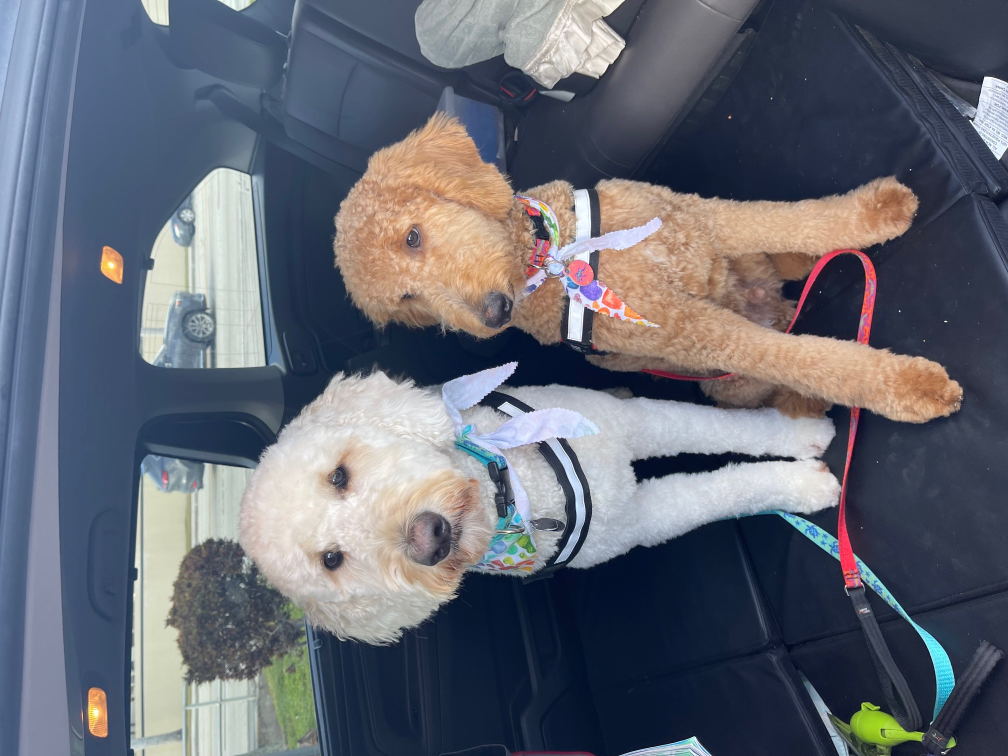
#> input picture images/photo_8.jpg, 2016 x 1512 px, found by its file name (shown at 1/2 size)
$ python photo_format_test.py
#> lines starting #> are read from the running program, lines starting #| are printed output that depends on the picture
import tkinter as tk
from PIL import Image, ImageTk, ExifTags
import os

if __name__ == "__main__":

    photo = Image.open("Photo_8.jpg")
#> photo is the input picture: PIL image 2016x1512 RGB; mean R, G, B 100, 103.9, 115

    try:
        for orientation in ExifTags.TAGS.keys():
            if ExifTags.TAGS[orientation] == 'Orientation':
                break
        exif = photo._getexif()
#> exif = 13 items
        if exif is not None:
            orientation = exif.get(orientation,1)
#> orientation = 6
            if orientation == 3:
                photo = photo.rotate(180, expand=True)
            elif orientation == 6:
                photo = photo.rotate(270, expand=True)
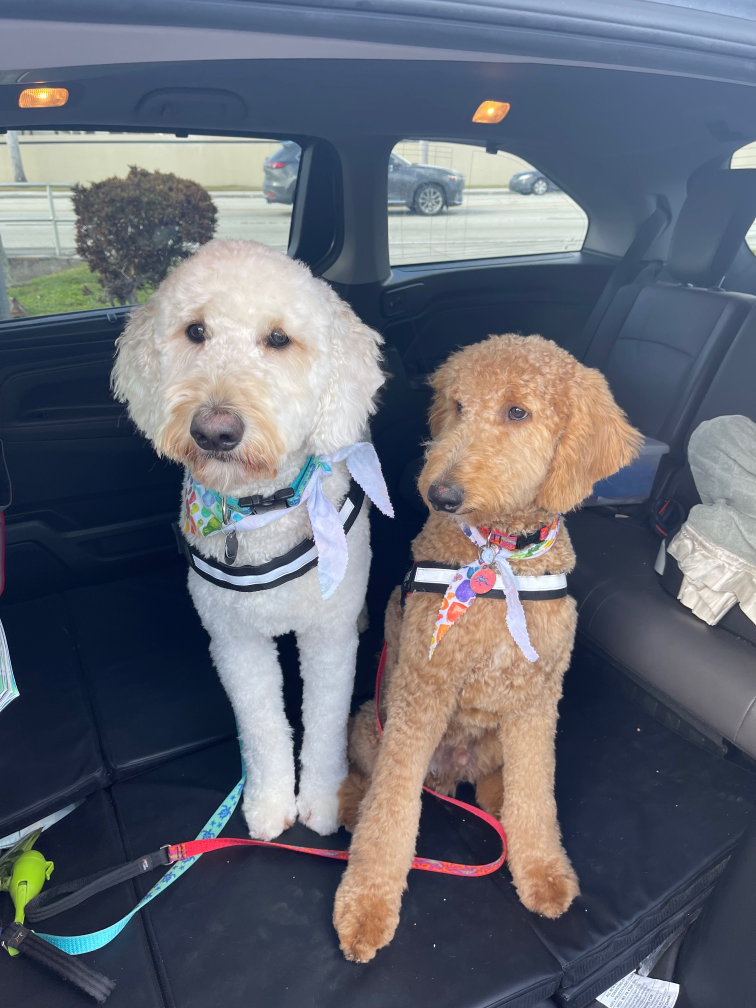
#> photo: PIL image 1512x2016 RGB (shown at 1/2 size); mean R, G, B 100, 103.9, 115
            elif orientation == 8:
                photo = photo.rotate(90, expand=True)
    except (AttributeError, KeyError, IndexError):
        pass

    scaling = 75
    if scaling != 100:
        w, h = photo.size
#> w = 1512; h = 2016
        w, h = (int)(w*scaling/100), (int)(h*scaling/100)
#> w = 1134; h = 1512
        photo = photo.resize((w,h),resample=Image.NEAREST)
#> photo: PIL image 1134x1512 RGB

    left = 55
    top = 350
    right = left+1024
    bottom = top+600

    photo = photo.crop((left,top,right,bottom))
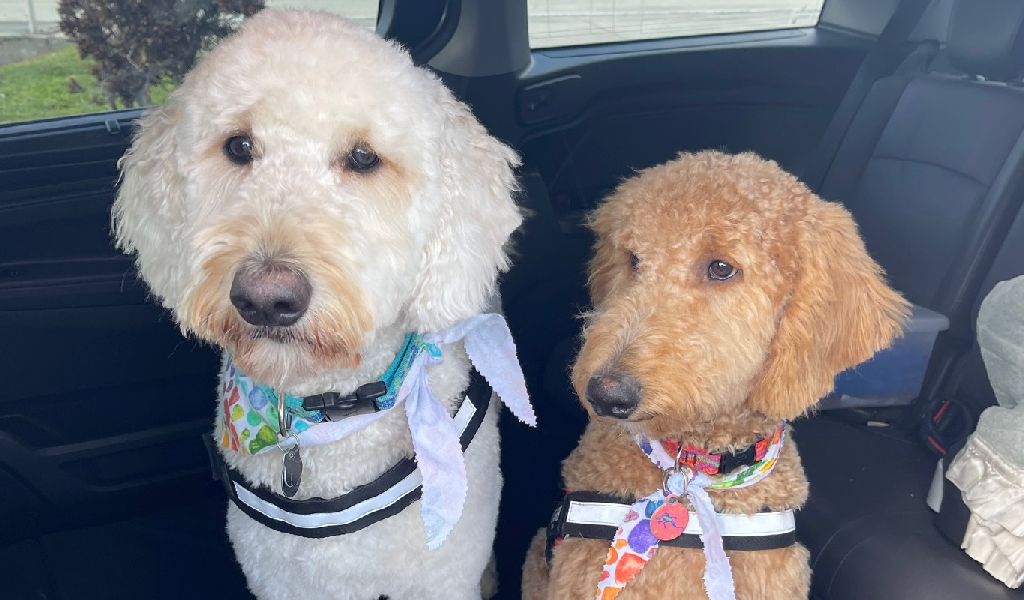
#> photo: PIL image 1024x600 RGB; mean R, G, B 116.4, 117, 123.7
    photo.save("photo_test.jpg")

def suppress_auto_rotate(photo):

    try:
        for orientation in ExifTags.TAGS.keys():
            print(ExifTags.TAGS[orientation])
            if ExifTags.TAGS[orientation] == 'Orientation':
                break
        exif = photo._getexif()
        print(exif)
        if exif is not None:
            orientation = exif.get(orientation,1)
            if orientation == 3:
                photo = photo.rotate(180, expand=True)
            elif orientation == 6:
                photo = photo.rotate(270, expand=True)
            elif orientation == 8:
                photo = photo.rotate(90, expand=True)
    except (AttributeError, KeyError, IndexError):
        pass

    return photo

$ run again, with images/photo_1.jpg copied over images/photo_8.jpg
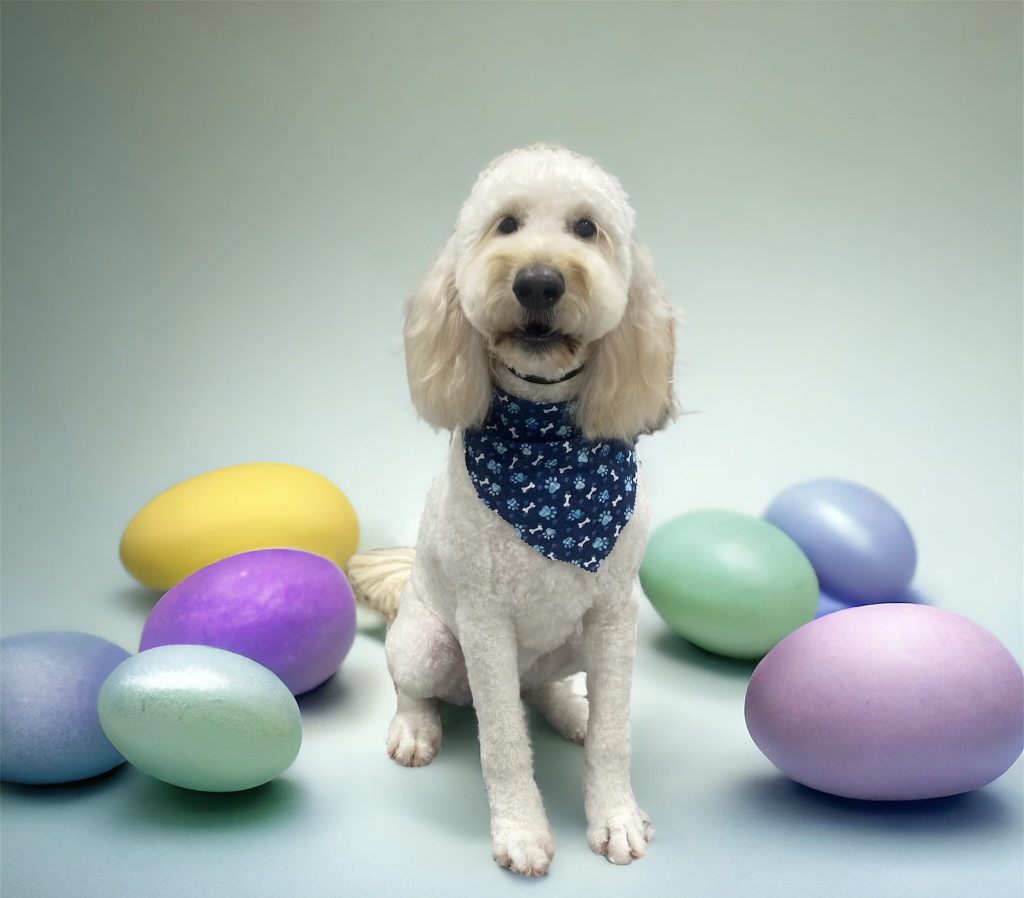
#> input picture images/photo_1.jpg, 2048 x 1796 px, found by its file name (shown at 1/2 size)
#> photo is the input picture: PIL image 2048x1796 RGB; mean R, G, B 165.9, 175.1, 171.3
#> exif = 23 items
#> orientation = 1
#> `photo = photo.crop((left,top,right,bottom))`:
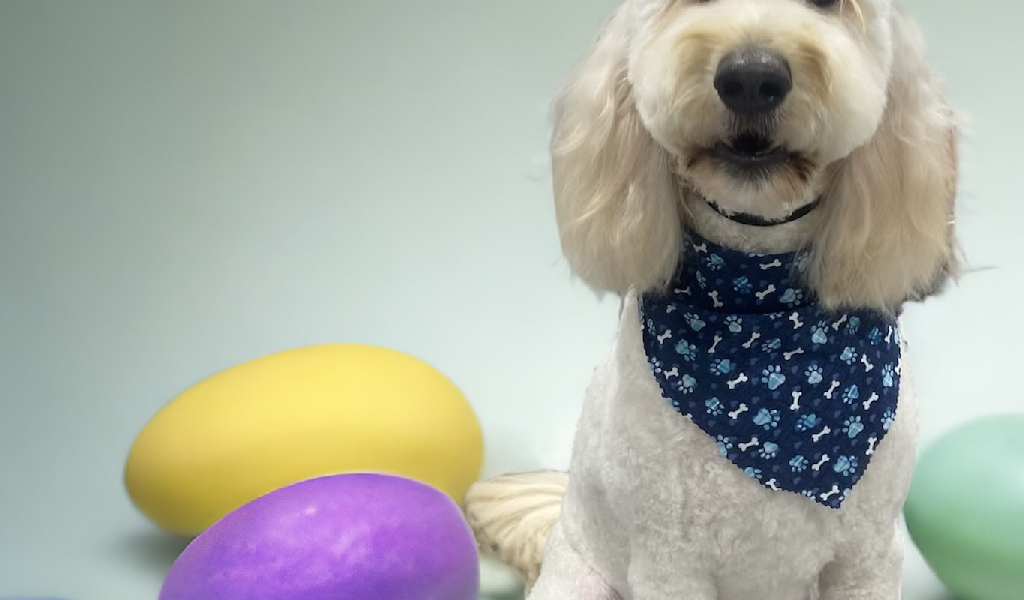
#> photo: PIL image 1024x600 RGB; mean R, G, B 168.1, 171, 162.1

$ run again, with images/photo_2.jpg copied over images/photo_8.jpg
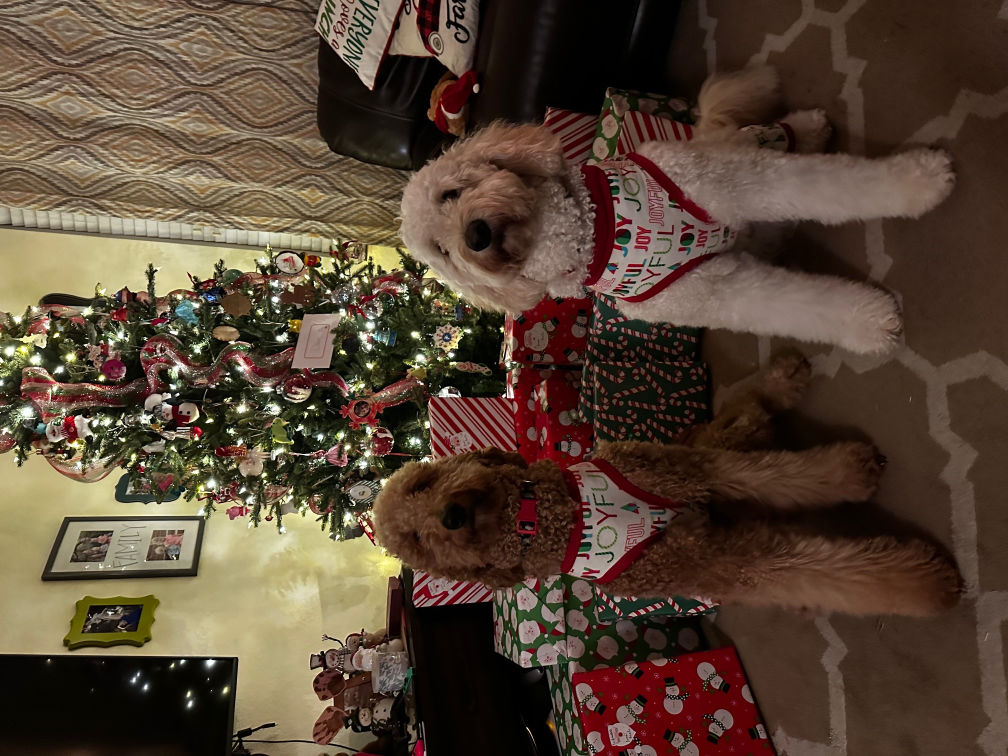
#> input picture images/photo_2.jpg, 2016 x 1512 px, found by its file name (shown at 1/2 size)
#> photo is the input picture: PIL image 2016x1512 RGB; mean R, G, B 87, 68.6, 53
#> exif = 13 items
#> orientation = 6
#> `photo = photo.rotate(270, expand=True)`:
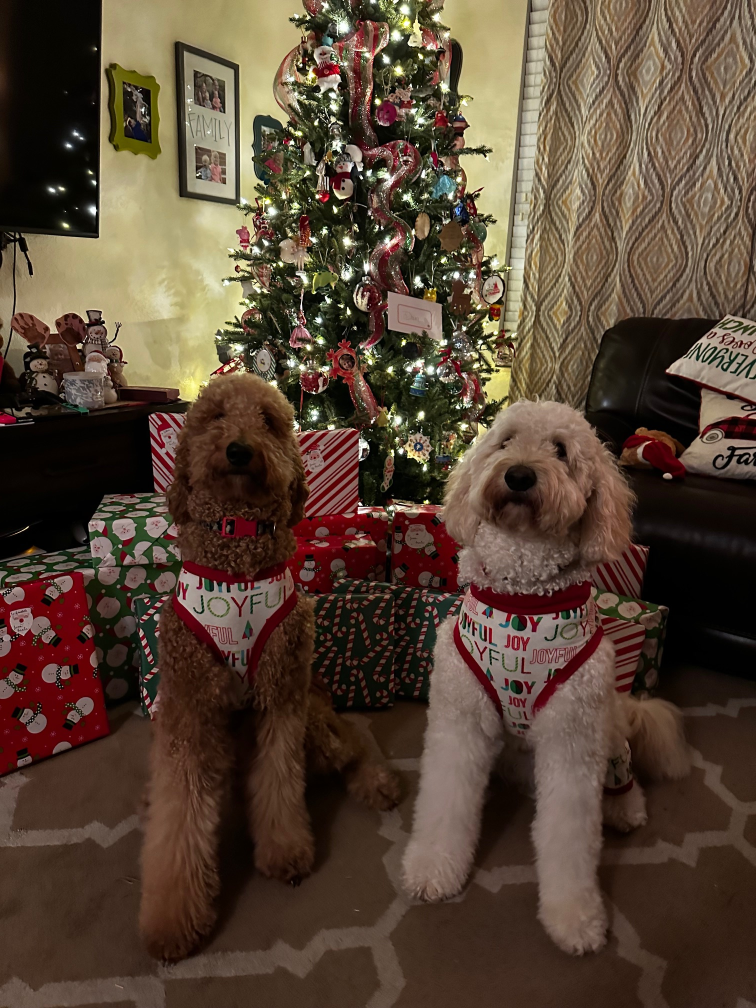
#> photo: PIL image 1512x2016 RGB (shown at 1/2 size); mean R, G, B 87, 68.6, 53
#> `photo = photo.crop((left,top,right,bottom))`:
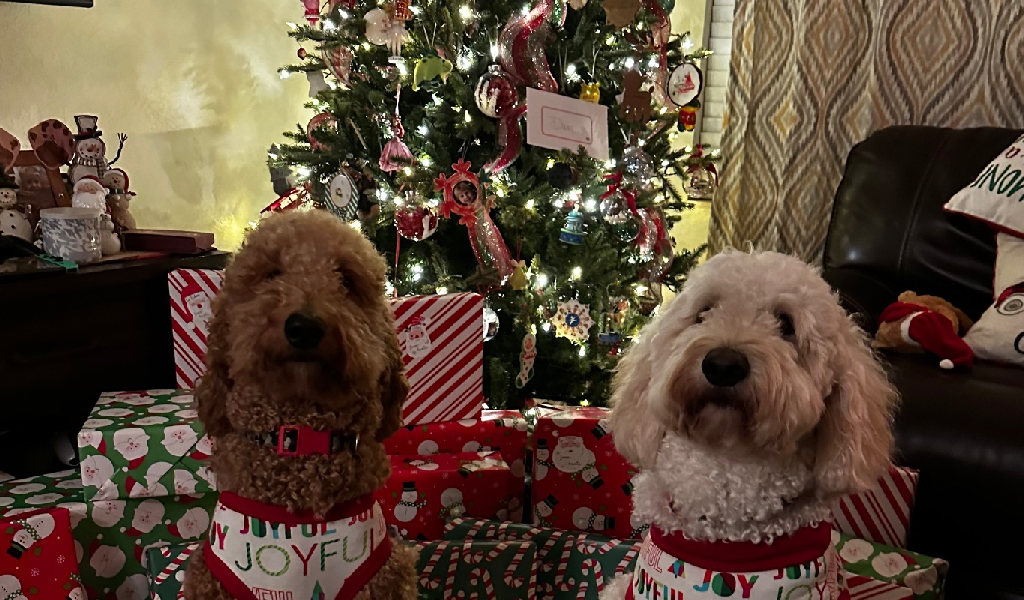
#> photo: PIL image 1024x600 RGB; mean R, G, B 89.6, 70.7, 54.7

$ run again, with images/photo_3.jpg copied over images/photo_8.jpg
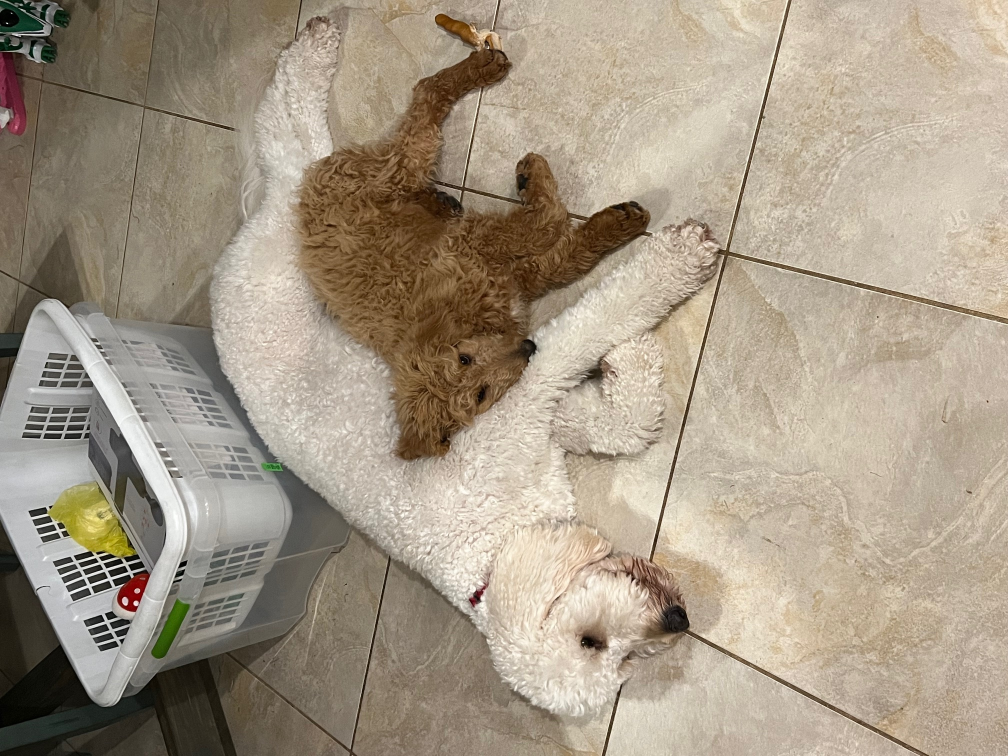
#> input picture images/photo_3.jpg, 2016 x 1512 px, found by its file name (shown at 1/2 size)
#> photo is the input picture: PIL image 2016x1512 RGB; mean R, G, B 164.8, 152.3, 134.3
#> exif = 13 items
#> orientation = 6
#> `photo = photo.rotate(270, expand=True)`:
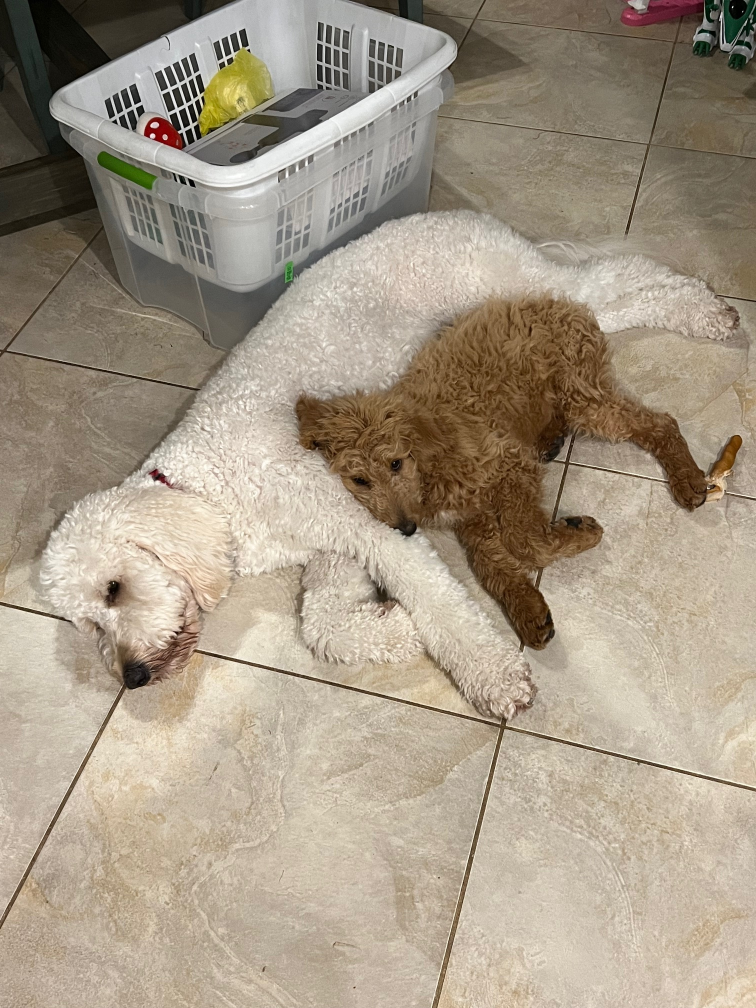
#> photo: PIL image 1512x2016 RGB (shown at 1/2 size); mean R, G, B 164.8, 152.3, 134.3
#> `photo = photo.crop((left,top,right,bottom))`:
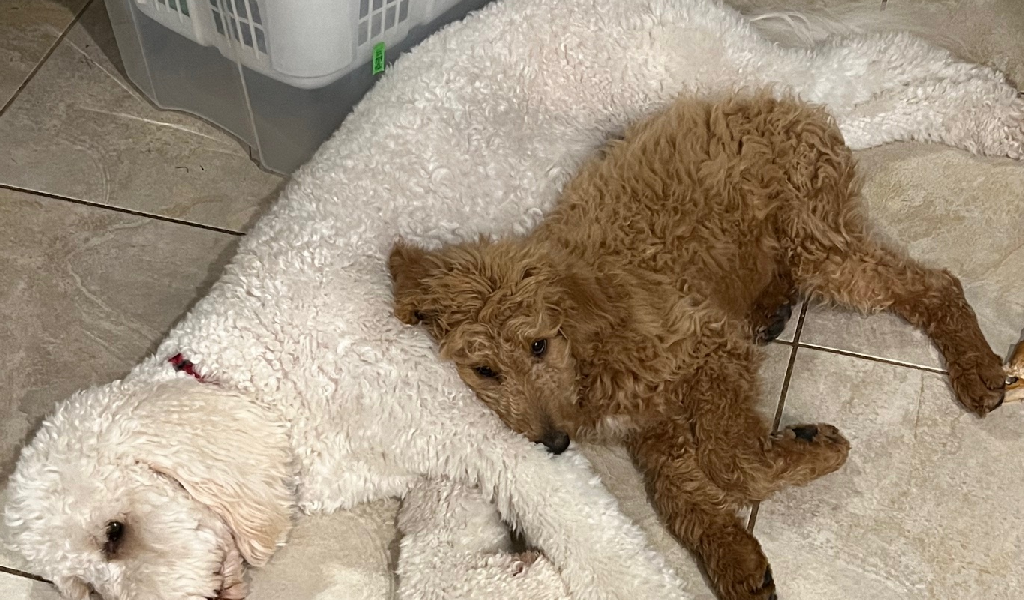
#> photo: PIL image 1024x600 RGB; mean R, G, B 160.7, 145.3, 125.6
